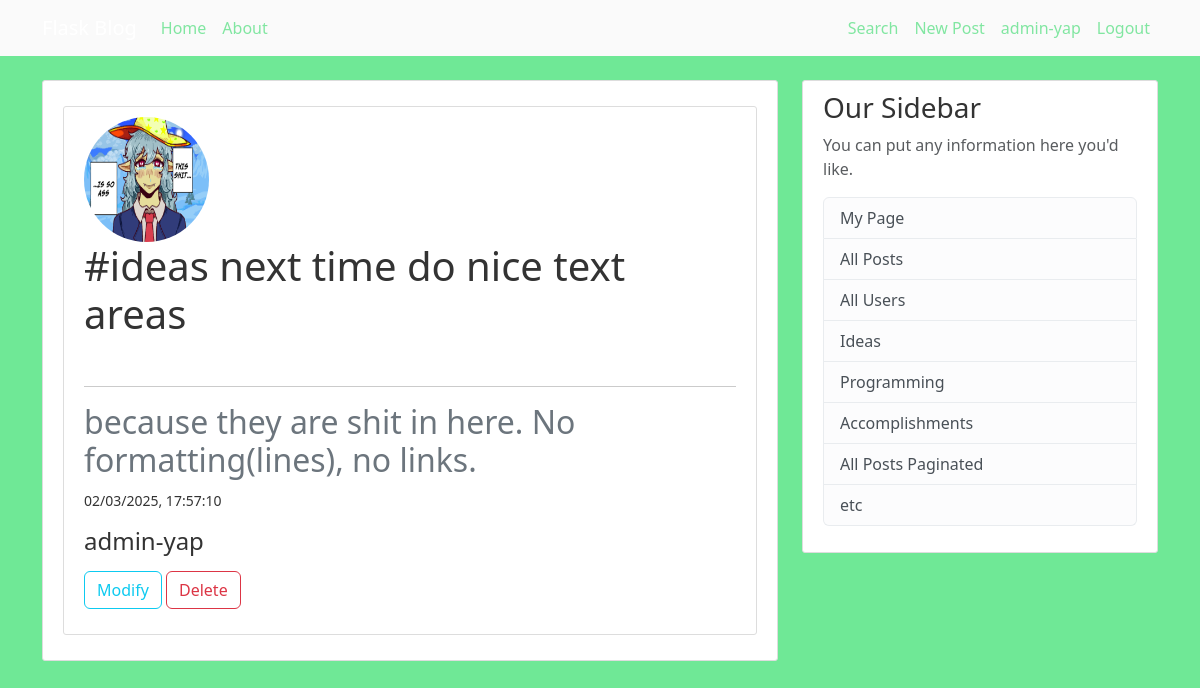
Page /post/71 (signed in) on the earlier database version.
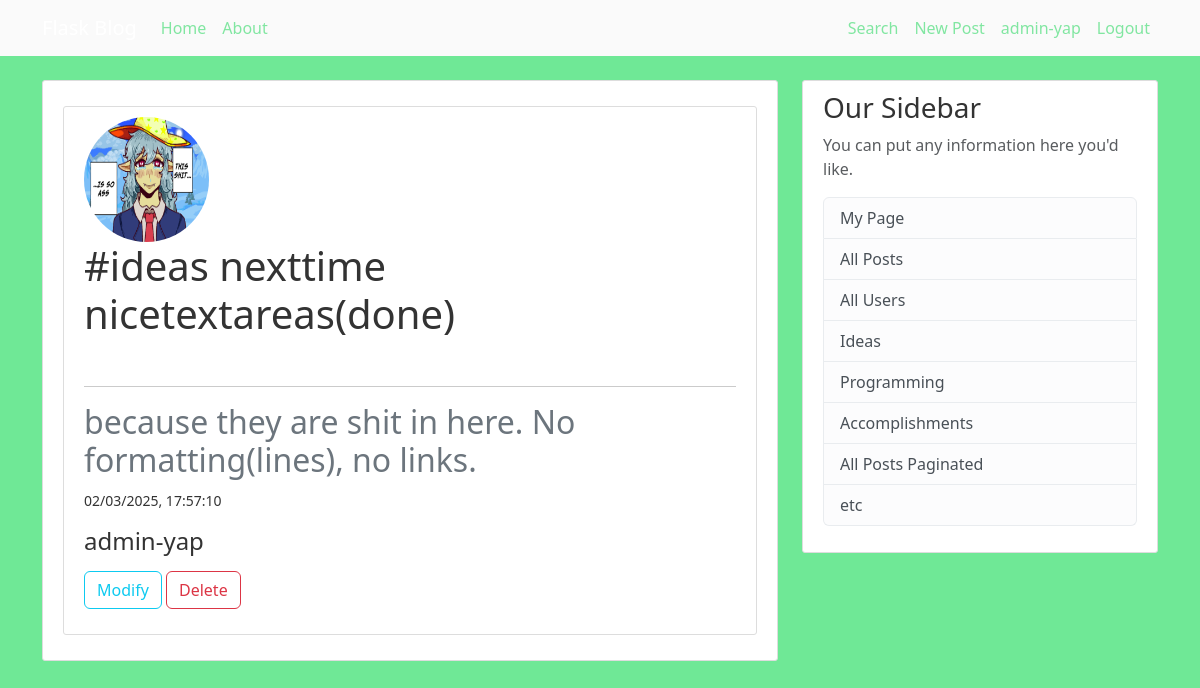
Same page on the later database version.
### bungee_gum/models.py (models this page shows, shortened)
class Post(db.Model):
    id = db.Column(db.Integer, primary_key=True)
    title = db.Column(db.String(100), nullable=False)
    date_posted = db.Column(db.DateTime, nullable=False, default=lambda: datetime.now(timezone.utc))
    content = db.Column(db.Text, nullable=False)
    user_id = db.Column(db.Integer, db.ForeignKey("user.id"), nullable=False)

### bungee_gum/posts/routes.py (the view)
@posts.route("/post/<int:id>")
def post_view(id):
    post = Post.query.get_or_404(id)
    return render_template("post-view.html", title=post.title, post=post)

### bungee_gum/models.py (called while the page is built)
@login_manager.user_loader
def load_user(user_id):
    return User.query.get(int(user_id))

### bungee_gum/templates/post-view.html (shortened to what this page needs)
{% extends "base.html" %}
{% block body %}
<div class="content-section">
    <div class="content-section">
        <a href="{{ url_for('users.specific_user', id=post.author.id) }}"><img class="rounded-circle account-img" src="{{ url_for('static', filename='profile-pics/' + post.author.image_file)}}"></a>
        <h1 class="account-heading">{{ post.title }}</h1>
        <br><hr>
        <pre class="h2 text-secondary">{{ post.content }}</pre>
        <small class="mute">{{ post.date_posted.strftime('%m/%d/%Y, %H:%M:%S') }}</small>
        <div>
            <a href="{{ url_for('users.specific_user', id=post.author.id) }}" class="text-decoration-none h4">{{ post.author.username }}</a>
        </div>
        <div>
            <a href="{{ url_for('posts.post_modify', id=post.id) }}" class="btn btn-outline-info">Modify</a>
            <button type="button" class="btn btn-outline-danger" data-bs-toggle="modal" data-bs-target="#deleteModal">Delete</button>
        </div>
    </div>
</div>
{% endblock body %}

Differences in the rows shown:
changed Post "because they are shit in here. No formatting(lines), no links.": title "#ideas next time do nice text areas" → "#ideas nexttime nicetextareas(done)"
